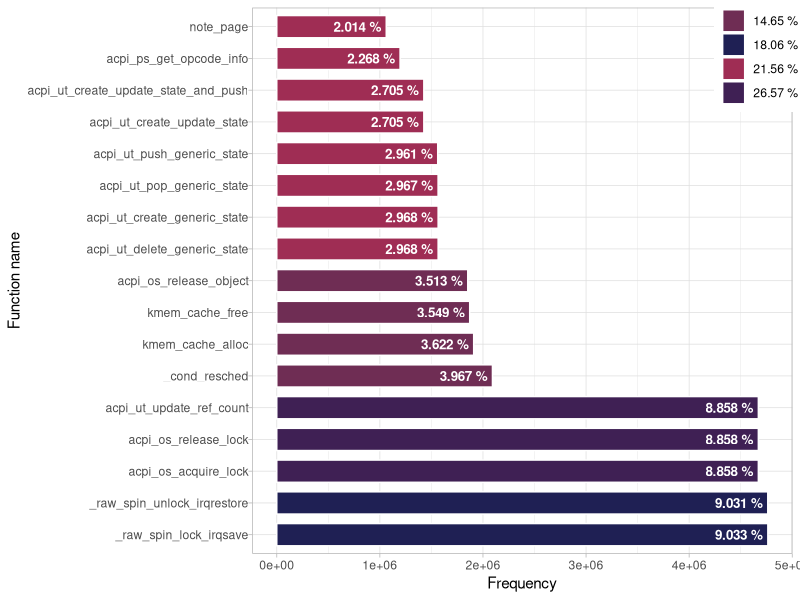

Source code (R):
#!/usr/bin/env Rscript
library(ggplot2)
library(plyr)
library(scales)
library(ggrepel)
# function_name,exit_time,duration,depth,process
data_freq <- read.table("./bootup-trace/rscript/bootup-func-frequencies.csv", header=T, sep=",")
# data <- read.table("./bootup-trace/dynamic-analysis.csv", header=T, sep=',')
# data_freq <- count(data, c("function_name"))
total <- sum(data_freq$freq)
data_freq$percentage <- round((data_freq$freq/total) * 100, 3)

data_freq = subset(data_freq, percentage > 1)



# colors <- c("#0f2054", "#5f2054", "#ff0d54", "#ff8d54")
colors <- c('18.06 %'="#1f2054", '26.57 %'="#3f2054", '21.56 %'="#9f2d54", '14.65 %'="#6f2d54", '14.65 %'="#1f2054",'1.47 %'= "#ff0d54")

data_freq$color[data_freq$percentage >= 9 ] <- sum(subset(data_freq, percentage >= 9 )$percentage)
data_freq$color[data_freq$percentage >= 8 & data_freq$percentage < 9 ] <- sum(subset(data_freq, percentage >= 8 & percentage < 9 )$percentage)
data_freq$color[data_freq$percentage >= 3 & data_freq$percentage < 8 ] <- sum(subset(data_freq, percentage >= 3 & percentage < 8 )$percentage)
data_freq$color[data_freq$percentage >= 2 & data_freq$percentage < 3 ] <- sum(subset(data_freq, percentage >= 2 & percentage < 3 )$percentage)
data_freq$color[data_freq$percentage < 2 ] <- sum(subset(data_freq, percentage < 2 )$percentage)

data_freq$color <- paste(as.character(round(data_freq$color, 2)), '%')

plot <- ggplot(data_freq, aes(reorder(function_name, -freq), fill=color)) +
  geom_bar(aes(weight = freq),  width= 0.7, colour="white") +
  coord_flip() +
  # geom_label_repel(aes(y=freq, label=paste(data_freq$percentage, "%")),
  #                  size = 3, segment.size = 0.3, colour="black", fill="white",
  #                  min.segment.length = unit(0, "lines"), nudge_x = 0
  # ) +
  geom_text(aes(y=freq, label=paste(percentage,'%') ), colour='white',  fontface = "bold",
            # label.padding = unit(0.5, "lines"),
            # label.r = unit(0.7, "lines"),
            label.size = 0, size = 3.4,
            position=position_dodge(width=0.9), hjust=1.1) +
  scale_fill_manual(values = colors) +
  labs(x ="Function name", y ="Frequency") +
  theme_light() +
  theme(
    legend.position = c(0.94,0.91),
    legend.title=element_blank(),
    # axis.text.x = element_blank(),
    # axis.text.x = element_text(angle = 50, hjust = 1, vjust=1, size = 10),
    axis.text.y = element_text(margin = margin(t=2,b=1))
  )
plot(plot)